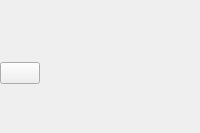
<?xml version="1.0" encoding="UTF-8"?>
<ui version="4.0">
 <class>ThirdPartyDDDialog</class>
 <widget class="QWidget" name="ThirdPartyDDDialog">
  <layout class="QVBoxLayout" name="verticalLayout_3">
   <property name="spacing">
    <number>0</number>
   </property>
   <property name="margin">
    <number>0</number>
   </property>
   <item>
    <widget class="QWidget" name="step1frame" native="true">
     <layout class="QVBoxLayout" name="gridLayout_2">
      <property name="leftMargin">
       <number>0</number>
      </property>
      <property name="topMargin">
       <number>0</number>
      </property>
      <property name="rightMargin">
       <number>0</number>
      </property>
      <property name="bottomMargin">
       <number>20</number>
      </property>
      <item>
       <widget class="Origin::UIToolkit::OriginLabel" name="step1">
        <property name="sizePolicy">
         <sizepolicy hsizetype="Minimum" vsizetype="Minimum">
          <horstretch>0</horstretch>
          <verstretch>0</verstretch>
         </sizepolicy>
        </property>
        <property name="wordWrap">
         <bool>true</bool>
        </property>
        <property name="labelType">
         <enum>Origin::UIToolkit::OriginLabel::DialogLabel</enum>
        </property>
       </widget>
      </item>
      <item>
       <widget class="Origin::UIToolkit::OriginLabel" name="step1summary">
        <property name="wordWrap">
         <bool>true</bool>
        </property>
        <property name="labelType">
         <enum>Origin::UIToolkit::OriginLabel::DialogDescription</enum>
        </property>
       </widget>
      </item>
     </layout>
    </widget>
   </item>
   <item>
    <layout class="QHBoxLayout" name="horizontalLayout">
     <property name="spacing">
      <number>10</number>
     </property>
     <item>
      <widget class="Origin::UIToolkit::OriginLabel" name="cdKeyLabel">
       <property name="sizePolicy">
        <sizepolicy hsizetype="Fixed" vsizetype="Preferred">
         <horstretch>0</horstretch>
         <verstretch>0</verstretch>
        </sizepolicy>
       </property>
       <property name="alignment">
        <set>Qt::AlignLeading|Qt::AlignLeft|Qt::AlignVCenter</set>
       </property>
       <property name="labelType">
        <enum>Origin::UIToolkit::OriginLabel::DialogLabel</enum>
       </property>
      </widget>
     </item>
     <item>
      <widget class="Origin::UIToolkit::OriginLabel" name="cdKeyValue">
       <property name="cursor">
        <cursorShape>IBeamCursor</cursorShape>
       </property>
       <property name="alignment">
        <set>Qt::AlignLeading|Qt::AlignLeft|Qt::AlignVCenter</set>
       </property>
       <property name="textInteractionFlags">
        <set>Qt::TextSelectableByMouse</set>
       </property>
       <property name="labelType">
        <enum>Origin::UIToolkit::OriginLabel::DialogDescription</enum>
       </property>
      </widget>
     </item>
    </layout>
   </item>
   <item>
    <widget class="Origin::UIToolkit::OriginPushButton" name="copyToClipBtn">
     <property name="sizePolicy">
      <sizepolicy hsizetype="Fixed" vsizetype="Fixed">
       <horstretch>0</horstretch>
       <verstretch>0</verstretch>
      </sizepolicy>
     </property>
    </widget>
   </item>
   <item>
    <widget class="QWidget" name="step2frame" native="true">
     <layout class="QVBoxLayout" name="gridLayout_3">
      <property name="spacing">
       <number>0</number>
      </property>
      <property name="leftMargin">
       <number>0</number>
      </property>
      <property name="topMargin">
       <number>20</number>
      </property>
      <property name="rightMargin">
       <number>0</number>
      </property>
      <property name="bottomMargin">
       <number>0</number>
      </property>
      <item>
       <widget class="Origin::UIToolkit::OriginLabel" name="step2">
        <property name="wordWrap">
         <bool>true</bool>
        </property>
        <property name="labelType">
         <enum>Origin::UIToolkit::OriginLabel::DialogLabel</enum>
        </property>
       </widget>
      </item>
      <item>
       <widget class="Origin::UIToolkit::OriginLabel" name="step2summary">
        <property name="wordWrap">
         <bool>true</bool>
        </property>
        <property name="labelType">
         <enum>Origin::UIToolkit::OriginLabel::DialogDescription</enum>
        </property>
       </widget>
      </item>
     </layout>
    </widget>
   </item>
   <item>
    <spacer name="verticalSpacer">
     <property name="orientation">
      <enum>Qt::Vertical</enum>
     </property>
     <property name="sizeHint" stdset="0">
      <size>
       <width>1</width>
       <height>1</height>
      </size>
     </property>
    </spacer>
   </item>
  </layout>
 </widget>
 <layoutdefault spacing="0" margin="0"/>
 <customwidgets>
  <customwidget>
   <class>Origin::UIToolkit::OriginPushButton</class>
   <extends>QPushButton</extends>
   <header>originpushbutton.h</header>
  </customwidget>
  <customwidget>
   <class>Origin::UIToolkit::OriginLabel</class>
   <extends>QLabel</extends>
   <header>originlabel.h</header>
  </customwidget>
 </customwidgets>
 <resources/>
 <connections/>
</ui>
